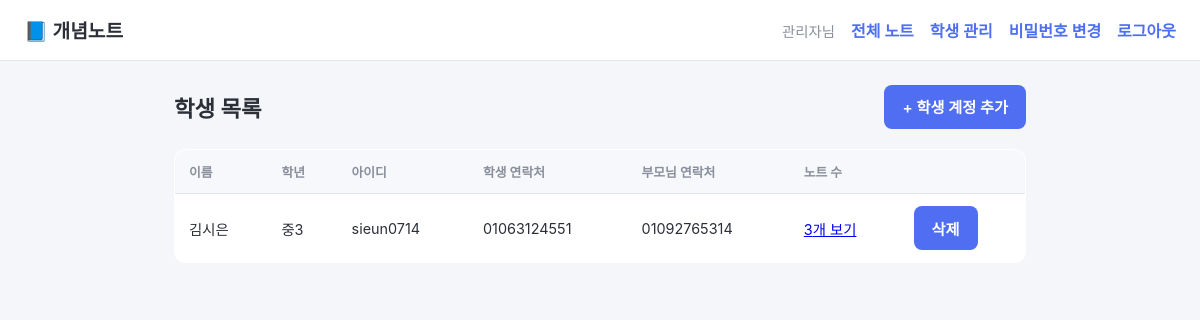
/admin/students (signed in), run on the app's committed database.
### tables this page shows
CREATE TABLE users (
    id INTEGER PRIMARY KEY AUTOINCREMENT,
    username TEXT UNIQUE NOT NULL,
    password_hash TEXT NOT NULL,
    name TEXT NOT NULL,
    grade TEXT NOT NULL,
    student_phone TEXT,
    parent_phone TEXT,
    is_admin INTEGER NOT NULL DEFAULT 0,
    created_at TIMESTAMP DEFAULT CURRENT_TIMESTAMP
);

### app.py (the view)
@app.route("/admin/students")
@admin_required
def admin_students():
    db = get_db()
    students = db.execute(
        """SELECT id, username, name, grade, student_phone, parent_phone,
                  (SELECT COUNT(*) FROM notes WHERE notes.user_id = users.id) AS note_count
           FROM users WHERE is_admin = 0 ORDER BY name"""
    ).fetchall()
    return render_template("admin_students.html", students=students)

### app.py (called while the page is built)
def get_db():
    if "db" not in g:
        g.db = sqlite3.connect(DATABASE)
        g.db.row_factory = sqlite3.Row
        g.db.execute("PRAGMA foreign_keys = ON")
    return g.db

def admin_required(view):
    from functools import wraps
    @wraps(view)
    def wrapped(*args, **kwargs):
        if not session.get("user_id"):
            flash("로그인이 필요합니다.")
            return redirect(url_for("login"))
        if not session.get("is_admin"):
            abort(403)
        return view(*args, **kwargs)
    return wrapped

### templates/admin_students.html (shortened to what this page needs)
{% extends "base.html" %}
{% block content %}
<div class="list-header">
    <h1>학생 목록</h1>
    <a class="btn" href="{{ url_for('admin_student_new') }}">+ 학생 계정 추가</a>
</div>
{% if students|length == 0 %}
<p class="empty">아직 등록된 학생이 없습니다. "학생 계정 추가"로 첫 계정을 만들어보세요.</p>
{% else %}
<div class="student-table-wrap">
    <table class="student-table">
        <thead>
            <tr>
                <th>이름</th>
                <th>학년</th>
                <th>아이디</th>
                <th>학생 연락처</th>
                <th>부모님 연락처</th>
                <th>노트 수</th>
                <th></th>
            </tr>
        </thead>
        <tbody>
            {% for s in students %}
            <tr>
                <td data-label="이름">{{ s['name'] }}</td>
                <td data-label="학년">{{ s['grade'] }}</td>
                <td data-label="아이디">{{ s['username'] }}</td>
                <td data-label="학생 연락처">{{ s['student_phone'] or '-' }}</td>
                <td data-label="부모님 연락처">{{ s['parent_phone'] or '-' }}</td>
                <td data-label="노트 수">
                    <a href="{{ url_for('admin_dashboard', student_id=s['id']) }}">{{ s['note_count'] }}개 보기</a>
                </td>
                <td data-label="">
                    <form method="post" action="{{ url_for('admin_student_delete', student_id=s['id']) }}"
                          onsubmit="return confirm('{{ s['name'] }} 학생 계정과 노트를 모두 삭제하시겠습니까? 되돌릴 수 없습니다.');">
                        <button type="submit" class="btn-danger">삭제</button>
                    </form>
                </td>
            </tr>
            {% endfor %}
        </tbody>
    </table>
</div>
{% endif %}
{% endblock %}

### static/css/style.css (style rules this page uses)
:root { --primary: #4f6ef2; --primary-dark: #3a54c9; --danger: #e0553e; --bg: #f5f6fa; --card-bg: #ffffff; --text: #2c2f38; --muted: #8a8f9c; --border: #e3e5ec; }
* { box-sizing: border-box; }
body { margin: 0; font-family: -apple-system, BlinkMacSystemFont, "Apple SD Gothic Neo", "Malgun Gothic", "Segoe UI", sans-serif; background: var(--bg); color: var(--text); }
button, .btn, .btn-secondary, .btn-danger { display: inline-block; min-height: 44px; padding: 10px 18px; border-radius: 8px; border: none; font-size: 0.95rem; font-weight: 600; cursor: pointer; text-decoration: none; text-align: center; }
button[type="submit"], .btn { background: var(--primary); color: #fff; }
.btn-danger { background: #fdecea; color: var(--danger); }
.list-header { display: flex; justify-content: space-between; align-items: center; margin-bottom: 20px; }
.list-header h1 { margin: 0; font-size: 1.4rem; }
.student-table-wrap { overflow-x: auto; }
.student-table { width: 100%; border-collapse: collapse; background: var(--card-bg); border: 1px solid var(--border); border-radius: 12px; overflow: hidden; }
.student-table th, .student-table td { padding: 12px 14px; text-align: left; border-bottom: 1px solid var(--border); font-size: 0.9rem; white-space: nowrap; }
.student-table th { background: #f7f8fc; font-weight: 700; color: var(--muted); font-size: 0.8rem; }
.student-table tr:last-child td { border-bottom: none; }

### data on the page
users: name "김시은", grade "중3", username "sieun0714", student_phone "01063124551", parent_phone "01092765314", note_count "3"

### other printed values
{{ session.get('user_name') }} "관리자"
